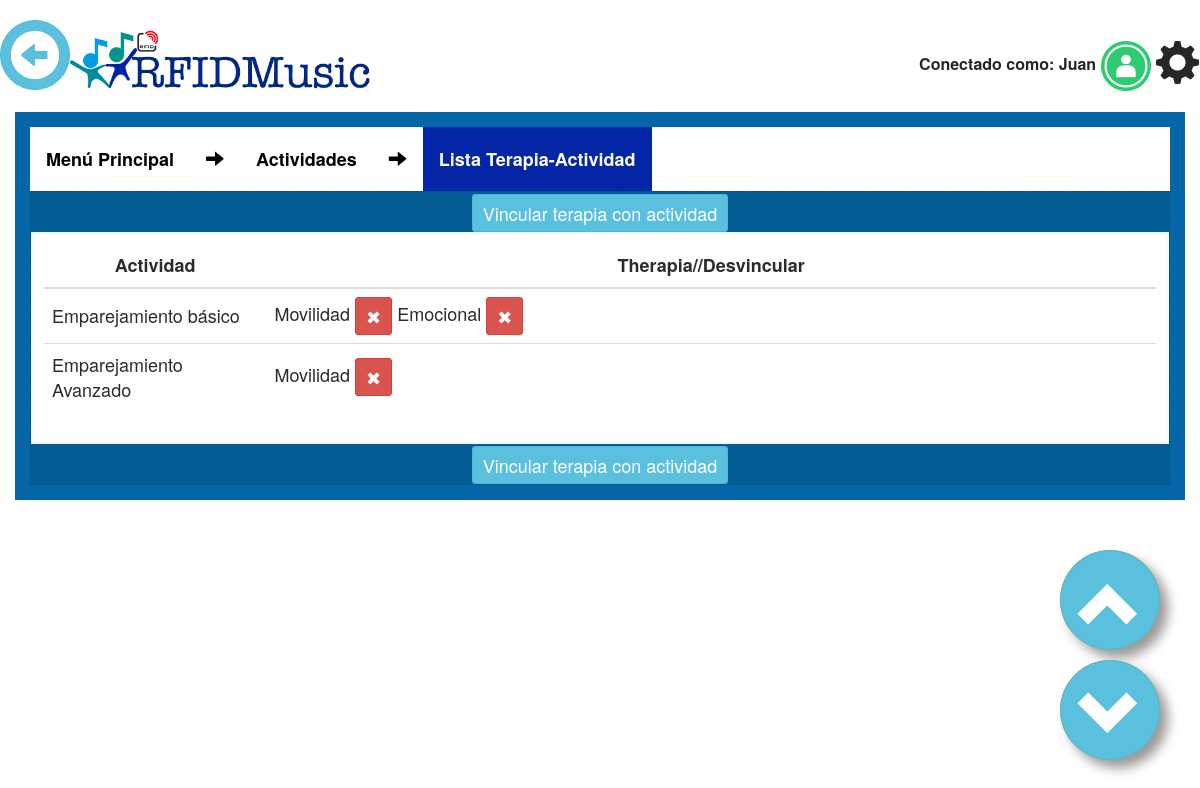
The app's page /settings/Activities/therapy-player/ (signed in) with its own data.
### appQRMusical/models.py (models this page shows)
class Actividad(models.Model):
	id = models.AutoField(primary_key=True)
	nombre = models.CharField(max_length=100)
	descripcion = models.CharField(max_length=200, blank=True)
	proposito = models.CharField(max_length=100, blank=True)
	indicador = models.ManyToManyField(Indicador, blank=True)
	def __str__(self):
		return self.nombre

class Terapia_Actividad(models.Model):
    actividad = models.ForeignKey(Actividad,on_delete=models.CASCADE)
    terapia = models.ForeignKey(Terapia,on_delete=models.CASCADE)
    class Meta:
        unique_together = ("actividad","terapia")

class Terapia(models.Model):
    id = models.AutoField(primary_key=True)
    nombre = models.CharField("Nombre",max_length=50)
    descripcion = models.TextField(blank=True)
    tipo = models.CharField("Tipo",max_length=50)
    def __str__(self):
        return self.nombre

### appQRMusical/views.py (the view)
# urls.py: url(r'^settings/Activities/therapy-player/$', Terapia_player_list.as_view(), name='therapy_player'),
class Terapia_player_list(LoginRequiredMixin, ListView):
	model = Terapia_Actividad
	template_name="therapy_player_list.html"
	login_url='/login/'
	redirect_field_name = "/login/"
	def get_context_data(self, **kwargs):
		context = super(Terapia_player_list, self).get_context_data(**kwargs)
		context['QRM_color'] = "QRM_orange"
		context['title'] = "Terapia-Activities"
		context['activities'] = Actividad.objects.all()
		return context

### appQRMusical/templatetags/zbar_extras.py (called while the page is built)
@register.simple_tag
def stop_cam():
	print("Stop Cam")
	if global_vars.zbar_status != None:
		os.system("ps -A | grep zbar| awk '{print $1}' | xargs kill -9 $1")
		global_vars.zbar_status = None
		global_vars.cam = 1

@register.simple_tag
def restart_game_vars():
	print("Reset game's global vars")
	global_vars.game_fail = 0
	global_vars.game_success = 0
	global_vars.game_initialized = False
	global_vars.last_message = global_vars.message
	global_vars.message_alert = "alert-info"
	global_vars.game_image = "/files/static/Who.png"
	global_vars.game_image = ""
	global_vars.game_file = ""
	global_vars.game_display = "none"
	global_vars.message = 'Get close QR code to cam'

### appQRMusical/templates/therapy_player_list.html (shortened to what this page needs)
{% extends "body.html" %}
{% block content_wrapper %}
<div class="col-sm-12 QRM_box {{QRM_color}}">
<ul>
  <strong><li>
  <li><a href="{% url 'settings' %}">Menú Principal</a></li>
  <li><a><i class="glyphicon glyphicon-arrow-right" ></i></a></li>
  <li><a href="{% url 'activity_settings' %}">Actividades</a></li>
  <li><a><i class="glyphicon glyphicon-arrow-right" ></i></a></li>
  <li><a class="active" href="{% url 'therapy_player' %}">Lista Terapia-Actividad</a></li>
</strong>
</ul>
	<div class="QRM_box_in">
		<a href="{% url 'add_therapy_player' %}">
			<div class="btn btn-sm btn-info">
				<p>Vincular terapia con actividad</p>
			</div>
		</a>
		<div class="QRM_wrapper_table">
			<table class="table table-hover">
				<thead>
					<tr>
						<th>Actividad</th>
						<th>Therapia//Desvincular</th>
			    	</tr>
				</thead>
				<tbody>
					{% for son in activities %}
						<tr onclick="document.location = ;">
		      				<td scope="row" style="width: 20%;">{{ son }}</td>
		      				<td style="width: 80%;">
           					{% for i in object_list %}
                                {% if i.actividad == son %}
                                    {{ i.terapia }}
								    <form action="{% url 'delete_therapy_player' i.id %}" style="display:inline" method="post">
										    <button type="submit" class="btn btn-danger btn-sm"><p>✖</p></button>
								    </form>
            					{% endif %}
			        		{% endfor %}
                            </td>
		    			</tr>
					{% endfor %}
				</tbody>
			</table>
		</div>
		<a href="{% url 'add_therapy_player' %}">
			<div class="btn btn-sm btn-info">
				<p>Vincular terapia con actividad</p>
			</div>
		</a>
</div>
	</div>
</div>
{% endblock content_wrapper %}

### appQRMusical/templates/base.html (shortened to what this page needs)
<!DOCTYPE html>
{% load staticfiles %}
{% load zbar_extras %}
<html lang="es">
	<head>
		<link href="{% static 'css/bootstrap.min.css' %}" rel="stylesheet" type="text/css">
		<link href="{% static 'css/QRMusical.css' %}" rel="stylesheet" type="text/css">
		<link rel="stylesheet" href="{% static 'css/bootstrap-select.css' %}" type="text/css"/>
        <link rel="stylesheet" href="https://cdnjs.cloudflare.com/ajax/libs/font-awesome/4.7.0/css/font-awesome.min.css">
	</head>
	<body>
		<div id="sidebar" class="navbar QRM_nav navbar-static-top">
			<div class="container-fluid QRM_container">
       				<div class="navbar-header">
                        <a class="navbar-nav">
                            <button type="button" onclick="goBack()" class="btn btn-info btn-back btn-xl"><i class="glyphicon glyphicon-circle-arrow-left" style="font-size:50px"></i></button>
                        </a>
						{% if user.is_authenticated %}
					<a href="{% url 'settings' %}" class="navbar-brand QRM_navbar-brand">
						<img src="/files/static/RFIDMusic.png" class="QRM_logo">
					</a>
                    {% else %}
					<a class="navbar-brand QRM_navbar-brand">
						<img src="/files/static/RFIDMusic.png" class="QRM_logo">
					</a>
                        {%endif%}
				</div>
				<div class="navbar-collapse collapse" style="height: 1px;">
					<ul class="nav navbar-nav QRM_navbar_nav">
                        {% if player.online == "si" %}
						    <a>Conectado como: {{ player }}</a>
                        {% if player.imagen %}
  						    <a>
                                <img onclick="confirmationUser()" class="img-circle"src="/{{ player.imagen.url }}" style="width: 50px">
						    </a>
                        {% else %}
								    <a style="top: -11px;">
									    <img onclick="confirmationUser()" src="/files/static/log_g.png" style="width: 50px">
								    </a>
                        {% endif %}
                        {% else %}
						{% if user.is_authenticated %}
						    <a>Conectado como: {{ user }}  </a>
							<a style="top: -11px;">
							<img  onclick="confirmation()" src="/files/static/log_g.png" style="width: 50px">
							</a>
							<a href="{% url 'user' %}" style="font-size: 45px;"> <i style="top:15px;" class="glyphicon glyphicon-cog"> </i></a>
						{% else %}
						<a>Pulsa para conectar --></a>
						<a href="/login/" style="top: -11px;">
						<img src="/files/static/log_b.png" style="width: 50px" title="Login" alt="Login">
						</a>
						{% endif %}
                        {% endif %}
					</ul>
				</div>
			</div>
		</div>
		<div id="content">
			{% block body %}{% endblock body %}
		<footer>
                <a onclick="scrollWin(-50)" class="float2">
                   <button type="button" class="btn btn-info btn-circle btn-xl"> <i class="glyphicon glyphicon-chevron-up" style="font-size:65px" ></i></button>
                </a>
                <a onclick="scrollWin(50)" class="float">
                   <button type="button" class="btn btn-info btn-circle btn-xl"> <i class="glyphicon glyphicon-chevron-down" style="font-size:65px" ></i></button>
                </a>
		</footer>
	</body>
</html>

### appQRMusical/static/css/QRMusical.css (style rules this page uses)
.QRM_nav { font-size: 16px; color: #262626; font-weight: bold; margin-bottom: 0px !important; }
.QRM_navbar_nav { float:right; }
.QRM_navbar-brand { font-size: 35px; }
.QRM_container { padding: 20px 0px 0px 0px; }
.QRM_box { margin-left: auto; margin-right: auto; margin-top: 20px; padding: 15px; text-align: center; font-size: 18px; line-height: 36px; -webkit-transition-duration: 0.4s; transition-duration: 0.4s; }
.QRM_box_in { border-style: dashed; border-width: thin; border-color: rgba(0, 0, 0, 0.1); background-color: rgba(0, 0, 0, 0.1); color: #fff; }
.QRM_orange { background-color: #0466A6; }
.QRM_wrapper_table { padding: 1.5rem; margin-right: 0; margin-bottom: 0; margin-left: 0; border-width: .2rem; position: relative; padding: 1rem; border: solid #f7f7f9; background-color: white; }
.QRM_logo { width: 300px; top: -5px; position: relative; display: inline-block !important; }
.float { position:fixed; width:100px; height:100px; bottom:40px; right:40px; background-color:#FF9F19; color:#FFF; border-radius:50px; text-align:center; box-shadow: 8px 8px 12px #999; }
.float2 { position:fixed; width:100px; height:100px; bottom:150px; right:40px; background-color:#FF9F19; color:#FFF; border-radius:50px; text-align:center; box-shadow: 8px 8px 12px #999; }
body { font-family: "Helvetica Neue",Helvetica,Arial,sans-serif; }
a { color: inherit; text-decoration: none; }
p { margin: 0; font-size: 18px; line-height: 26px; font-weight: 400; }
footer { padding: 10px 0px 20px 0px; }
table { color: #292b2c; }
td { text-align: left; vertical-align: middle !important; }
th { text-align: -webkit-center; vertical-align: middle !important; }
ul { list-style-type: none; margin: 0; padding: 0; overflow: hidden; background-color: #FFFFFF; }
li { float: left; }
li a { display: block; color: black; text-align: center; padding: 14px 16px; text-decoration: none; }
.active { color: white; background-color: #0426A6; }
.btn-back { width: 70px; height: 70px; text-align: center; padding: 7px 7px; font-size: 2px; line-height: 2; border-radius: 50px; }
.btn-circle { width: 100px; height: 100px; text-align: center; padding: 20px 15px; font-size: 24px; line-height: 2; border-radius: 50px; }

### records on screen
Actividad: nombre "Emparejamiento básico"
Terapia_Actividad: terapia "Movilidad"
Terapia_Actividad: terapia "Emocional"
Actividad: nombre "Emparejamiento Avanzado"
Terapia_Actividad: terapia "Movilidad"

### other values on screen
{{ user }} "Juan"
